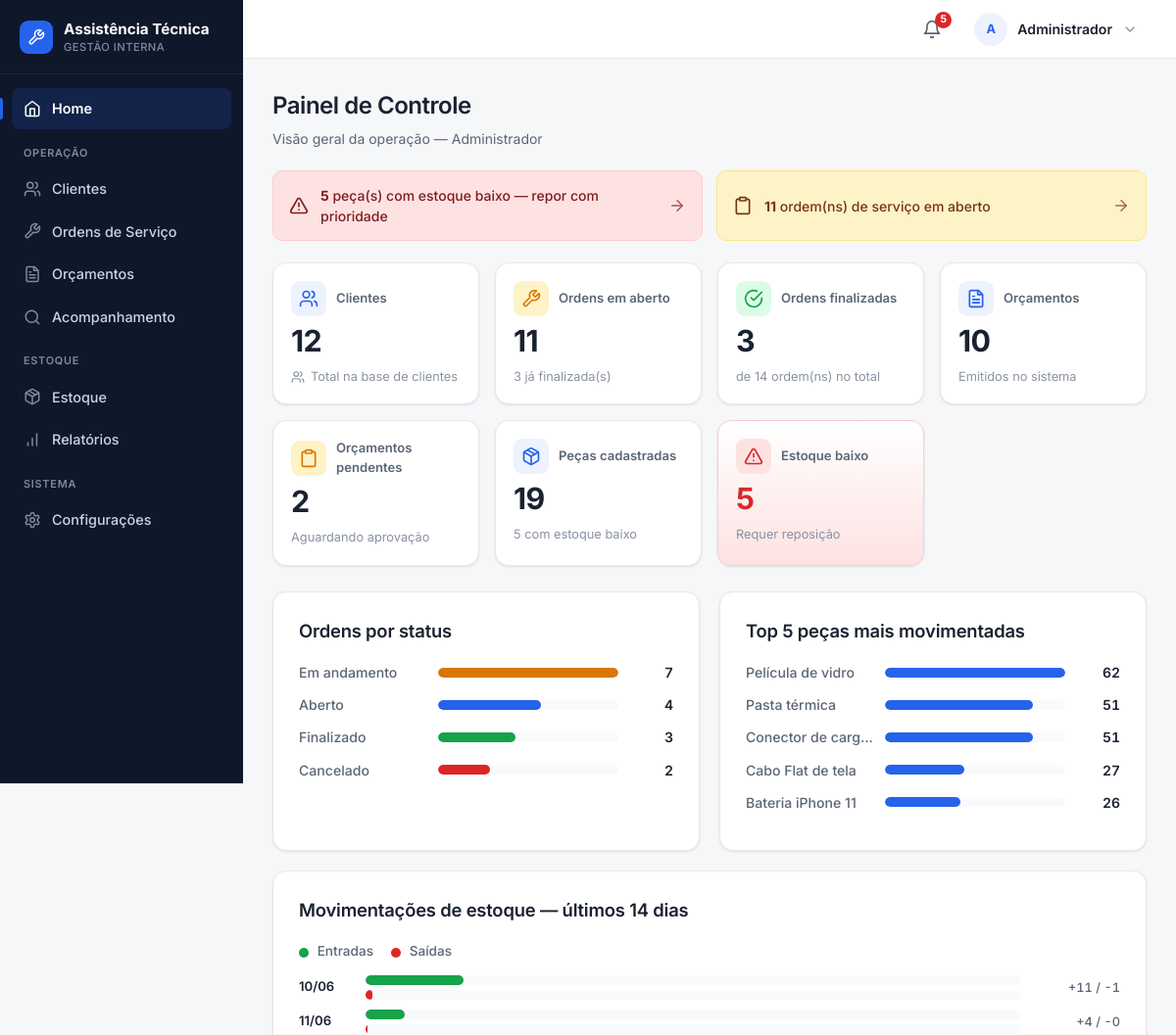
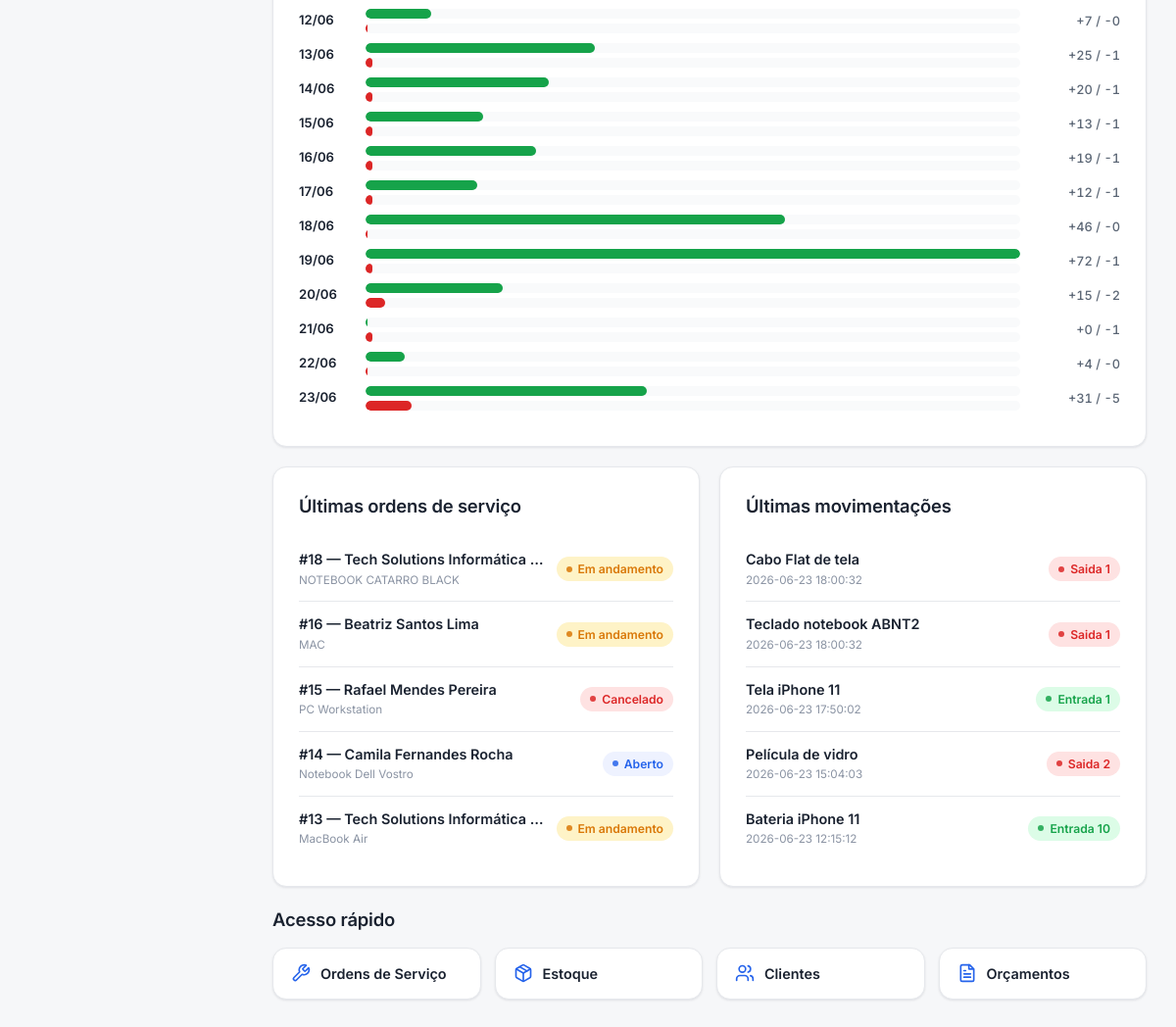
Page / (signed in) on the committed database (2 pictures, top to bottom).
### tables this page shows
CREATE TABLE pecas (
    id INTEGER PRIMARY KEY AUTOINCREMENT,
    nome TEXT NOT NULL,
    descricao TEXT,
    quantidade INTEGER NOT NULL DEFAULT 0,
    estoque_minimo INTEGER DEFAULT 1,
    preco_unitario REAL DEFAULT 0,
    fornecedor TEXT
, data_cadastro TEXT);

CREATE TABLE ordens_servico (
    ordem_id INTEGER PRIMARY KEY AUTOINCREMENT,
    cliente_id INTEGER NOT NULL,
    equipamento TEXT NOT NULL,
    problema_relatado TEXT NOT NULL,
    status TEXT NOT NULL DEFAULT 'Aberto', funcionario_id INTEGER REFERENCES funcionarios(id), data_abertura TEXT, data_finalizacao TEXT, laudo TEXT, garantia TEXT, prazo_entrega TEXT,

    FOREIGN KEY (cliente_id) REFERENCES clientes(id)
);

CREATE TABLE clientes (
    id INTEGER PRIMARY KEY AUTOINCREMENT,
    nome TEXT NOT NULL,
    cpf TEXT UNIQUE,
    telefone TEXT,
    email TEXT,
    endereco TEXT
, data_cadastro TEXT);

CREATE TABLE movimentacoes_estoque (
    id INTEGER PRIMARY KEY AUTOINCREMENT,
    peca_id INTEGER NOT NULL,
    tipo TEXT NOT NULL,
    quantidade INTEGER NOT NULL,
    data_movimentacao TEXT NOT NULL,
    observacao TEXT,

    FOREIGN KEY (peca_id) REFERENCES pecas(id)
);

### routes/home.py (the view)
@home_bp.route("/")
def home():
    db = conectar()
    total_clientes = db.execute(
        "SELECT COUNT(*) AS total FROM clientes"
    ).fetchone()["total"]
    total_pecas = db.execute(
        "SELECT COUNT(*) AS total FROM pecas"
    ).fetchone()["total"]
    total_orcamentos = db.execute(
        "SELECT COUNT(*) AS total FROM orcamentos"
    ).fetchone()["total"]
    ordens_abertas = db.execute(
        "SELECT COUNT(*) AS total FROM ordens_servico WHERE status IN (?, ?)",
        STATUS_EM_ABERTO,
    ).fetchone()["total"]
    ordens_finalizadas = db.execute(
        "SELECT COUNT(*) AS total FROM ordens_servico WHERE status = 'Finalizado'"
    ).fetchone()["total"]
    estoque_baixo = db.execute(
        "SELECT COUNT(*) AS total FROM pecas WHERE quantidade <= estoque_minimo"
    ).fetchone()["total"]
    orcamentos_pendentes = db.execute(
        "SELECT COUNT(*) AS total FROM orcamentos WHERE status = 'Pendente'"
    ).fetchone()["total"]
    indicadores = {
        "clientes": total_clientes,
        "ordens_abertas": ordens_abertas,
        "ordens_finalizadas": ordens_finalizadas,
        "orcamentos": total_orcamentos,
        "orcamentos_pendentes": orcamentos_pendentes,
        "pecas": total_pecas,
        "estoque_baixo": estoque_baixo,
    }
    linhas_status = db.execute("""
        SELECT status, COUNT(*) AS total
        FROM ordens_servico
        GROUP BY status
        ORDER BY total DESC
    """).fetchall()
    max_status = max((linha["total"] for linha in linhas_status), default=0)
    ordens_por_status = [
        {
            "rotulo": linha["status"],
            "total": linha["total"],
            "porcentagem": _porcentagem(linha["total"], max_status),
        }
        for linha in linhas_status
    ]
    linhas_mov = db.execute("""
        SELECT
            substr(data_movimentacao, 1, 10) AS dia,
            SUM(CASE WHEN tipo = 'Entrada' THEN quantidade ELSE 0 END) AS entradas,
            SUM(CASE WHEN tipo = 'Saida'   THEN quantidade ELSE 0 END) AS saidas
        FROM movimentacoes_estoque
        WHERE date(data_movimentacao) >= date('now', '-13 days')
        GROUP BY dia
        ORDER BY dia
    """).fetchall()
    max_mov = max(
        (max(linha["entradas"], linha["saidas"]) for linha in linhas_mov),
        default=0,
    )
    movimentacoes_periodo = [
        {
            "dia": linha["dia"][8:10] + "/" + linha["dia"][5:7],
            "entradas": linha["entradas"],
            "saidas": linha["saidas"],
            "pct_entradas": _porcentagem(linha["entradas"], max_mov),
            "pct_saidas": _porcentagem(linha["saidas"], max_mov),
        }
        for linha in linhas_mov
    ]
    linhas_top = db.execute("""
        SELECT p.nome AS nome, SUM(m.quantidade) AS total
        FROM movimentacoes_estoque m
        JOIN pecas p ON p.id = m.peca_id
        GROUP BY m.peca_id
        ORDER BY total DESC
        LIMIT 5
    """).fetchall()
    max_top = max((linha["total"] for linha in linhas_top), default=0)
    top_pecas = [
        {
            "nome": linha["nome"],
            "total": linha["total"],
            "porcentagem": _porcentagem(linha["total"], max_top),
        }
        for linha in linhas_top
    ]
    ultimas_ordens = db.execute("""
        SELECT
            o.ordem_id,
            o.equipamento,
            o.status,
            c.nome AS cliente_nome
        FROM ordens_servico o
        JOIN clientes c ON c.id = o.cliente_id
        ORDER BY o.ordem_id DESC
        LIMIT 5
    """).fetchall()
    ultimas_movimentacoes = db.execute("""
        SELECT
            m.tipo,
            m.quantidade,
            m.data_movimentacao,
            p.nome AS nome_peca
        FROM movimentacoes_estoque m
        JOIN pecas p ON p.id = m.peca_id
        ORDER BY m.data_movimentacao DESC
        LIMIT 5
    """).fetchall()
    db.close()
    return render_template(
        "home.html",
        indicadores=indicadores,
        ordens_por_status=ordens_por_status,
        movimentacoes_periodo=movimentacoes_periodo,
        top_pecas=top_pecas,
        ultimas_ordens=ultimas_ordens,
        ultimas_movimentacoes=ultimas_movimentacoes,
    )

### templates/home.html (shortened to what this page needs)
{% extends "base.html" %}
{% import 'partials/_icons.html' as icons %}
{% block css %}
    <link rel="stylesheet" href="{{ url_for('static', filename='css/home.css') }}">
{% endblock %}
{% block conteudo %}
{% set total_ordens = indicadores.ordens_abertas + indicadores.ordens_finalizadas %}
<div class="page-head">
    <h1>Painel de Controle</h1>
    <p>Visão geral da operação —
        {% if pode('admin') %}Administrador{% elif pode('atendente') %}Atendente{% elif pode('tecnico') %}Técnico{% endif %}</p>
</div>
{% if indicadores.estoque_baixo > 0 or indicadores.ordens_abertas > 0 %}
<div class="alertas">
    {% if indicadores.estoque_baixo > 0 and pode('admin') %}
    <a href="/estoque" class="alerta alerta--critico">
        <span class="alerta-icone">{{ icons.icon('alert-triangle', 20) }}</span>
        <span><strong>{{ indicadores.estoque_baixo }}</strong> peça(s) com estoque baixo — repor com prioridade</span>
        <span class="alerta-seta">{{ icons.icon('arrow-right', 18) }}</span>
    </a>
    {% endif %}
    {% if indicadores.ordens_abertas > 0 %}
    <a href="/ordem-servico" class="alerta alerta--aviso">
        <span class="alerta-icone">{{ icons.icon('clipboard', 20) }}</span>
        <span><strong>{{ indicadores.ordens_abertas }}</strong> ordem(ns) de serviço em aberto</span>
        <span class="alerta-seta">{{ icons.icon('arrow-right', 18) }}</span>
    </a>
    {% endif %}
</div>
{% endif %}
<section class="kpi-grid">
    {% if pode('admin', 'atendente') %}
    <a href="/cadastro" class="kpi-card">
        <span class="kpi-topo">
            <span class="kpi-icone kpi-icone--azul">{{ icons.icon('users', 20) }}</span>
            <span class="kpi-rotulo">Clientes</span>
        </span>
        <span class="kpi-valor">{{ indicadores.clientes }}</span>
        <span class="kpi-contexto">{{ icons.icon('users', 14) }} Total na base de clientes</span>
    </a>
    {% endif %}
    <a href="/ordem-servico" class="kpi-card">
        <span class="kpi-topo">
            <span class="kpi-icone kpi-icone--ambar">{{ icons.icon('wrench', 20) }}</span>
            <span class="kpi-rotulo">Ordens em aberto</span>
        </span>
        <span class="kpi-valor">{{ indicadores.ordens_abertas }}</span>
        <span class="kpi-contexto">{{ indicadores.ordens_finalizadas }} já finalizada(s)</span>
    </a>
    <a href="/ordem-servico" class="kpi-card">
        <span class="kpi-topo">
            <span class="kpi-icone kpi-icone--verde">{{ icons.icon('check-circle', 20) }}</span>
            <span class="kpi-rotulo">Ordens finalizadas</span>
        </span>
        <span class="kpi-valor">{{ indicadores.ordens_finalizadas }}</span>
        <span class="kpi-contexto">de {{ total_ordens }} ordem(ns) no total</span>
    </a>
    <a href="/orcamento" class="kpi-card">
        <span class="kpi-topo">
            <span class="kpi-icone kpi-icone--azul">{{ icons.icon('file-text', 20) }}</span>
            <span class="kpi-rotulo">Orçamentos</span>
        </span>
        <span class="kpi-valor">{{ indicadores.orcamentos }}</span>
        <span class="kpi-contexto">Emitidos no sistema</span>
    </a>
    <a href="/orcamento" class="kpi-card">
        <span class="kpi-topo">
            <span class="kpi-icone kpi-icone--ambar">{{ icons.icon('clipboard', 20) }}</span>
            <span class="kpi-rotulo">Orçamentos pendentes</span>
        </span>
        <span class="kpi-valor">{{ indicadores.orcamentos_pendentes }}</span>
        <span class="kpi-contexto">Aguardando aprovação</span>
    </a>
    <a href="/estoque" class="kpi-card">
        <span class="kpi-topo">
            <span class="kpi-icone kpi-icone--azul">{{ icons.icon('package', 20) }}</span>
            <span class="kpi-rotulo">Peças cadastradas</span>
        </span>
        <span class="kpi-valor">{{ indicadores.pecas }}</span>
        <span class="kpi-contexto">{{ indicadores.estoque_baixo }} com estoque baixo</span>
    </a>
    {% if pode('admin') %}
    <a href="/estoque" class="kpi-card {{ 'kpi-card--alerta' if indicadores.estoque_baixo > 0 else '' }}">
        <span class="kpi-topo">
            <span class="kpi-icone kpi-icone--vermelho">{{ icons.icon('alert-triangle', 20) }}</span>
            <span class="kpi-rotulo">Estoque baixo</span>
        </span>
        <span class="kpi-valor">{{ indicadores.estoque_baixo }}</span>
        <span class="kpi-contexto">
            {% if indicadores.estoque_baixo > 0 %}Requer reposição{% else %}Tudo em ordem{% endif %}
        </span>
    </a>
    {% endif %}
</section>
<section class="graficos-grid">
    <div class="container grafico-box">
        <h2>Ordens por status</h2>
        {% if ordens_por_status %}
            {% for item in ordens_por_status %}
            <div class="barra-linha">
                <span class="barra-rotulo">{{ item.rotulo }}</span>
                <span class="barra-trilho">
                    <span class="barra-preenchida status-{{ item.rotulo|lower|replace(' ', '-') }}"
                          style="width: {{ item.porcentagem }}%;"></span>
                </span>
                <span class="barra-valor">{{ item.total }}</span>
            </div>
            {% endfor %}
        {% else %}
            <p class="mensagem-vazia">Nenhuma ordem de serviço cadastrada.</p>
        {% endif %}
    </div>
    {% if pode('admin') %}
    <div class="container grafico-box">
        <h2>Top 5 peças mais movimentadas</h2>
        {% if top_pecas %}
            {% for item in top_pecas %}
            <div class="barra-linha">
                <span class="barra-rotulo" title="{{ item.nome }}">{{ item.nome }}</span>
                <span class="barra-trilho">
                    <span class="barra-preenchida barra-azul" style="width: {{ item.porcentagem }}%;"></span>
                </span>
                <span class="barra-valor">{{ item.total }}</span>
            </div>
            {% endfor %}
        {% else %}
            <p class="mensagem-vazia">Nenhuma movimentação registrada.</p>
        {% endif %}
    </div>
    {% endif %}
</section>
{% if pode('admin') %}
<section class="container grafico-box grafico-largo">
    <h2>Movimentações de estoque — últimos 14 dias</h2>
    {% if movimentacoes_periodo %}
        <div class="legenda">
            <span><span class="ponto ponto-entrada"></span> Entradas</span>
            <span><span class="ponto ponto-saida"></span> Saídas</span>
        </div>
        {% for item in movimentacoes_periodo %}
        <div class="mov-dia">
            <span class="mov-data">{{ item.dia }}</span>
            <span class="mov-barras">
                <span class="barra-trilho">
                    <span class="barra-preenchida barra-entrada" style="width: {{ item.pct_entradas }}%;"></span>
                </span>
                <span class="barra-trilho">
                    <span class="barra-preenchida barra-saida" style="width: {{ item.pct_saidas }}%;"></span>
                </span>
            </span>
            <span class="mov-valores">+{{ item.entradas }} / -{{ item.saidas }}</span>
        </div>
        {% endfor %}
    {% else %}
        <p class="mensagem-vazia">Nenhuma movimentação nos últimos 14 dias.</p>
    {% endif %}
</section>
{% endif %}
<section class="recentes-grid">
    <div class="container">
        <h2>Últimas ordens de serviço</h2>
        {% if ultimas_ordens %}
        <ul class="lista-recente">
            {% for ordem in ultimas_ordens %}
            <li>
                <div class="lista-info">
                    <strong>#{{ ordem.ordem_id }} — {{ ordem.cliente_nome }}</strong>
                    <small>{{ ordem.equipamento }}</small>
                </div>
                <span class="status status-{{ ordem.status|lower|replace(' ', '-') }}">{{ ordem.status }}</span>
            </li>
            {% endfor %}
        </ul>
        {% else %}
        <p class="mensagem-vazia">Nenhuma ordem registrada.</p>
        {% endif %}
    </div>
    {% if pode('admin') %}
    <div class="container">
        <h2>Últimas movimentações</h2>
        {% if ultimas_movimentacoes %}
        <ul class="lista-recente">
            {% for mov in ultimas_movimentacoes %}
            <li>
                <div class="lista-info">
                    <strong>{{ mov.nome_peca }}</strong>
                    <small>{{ mov.data_movimentacao }}</small>
                </div>
                <span class="status {{ 'aprovado' if mov.tipo == 'Entrada' else 'recusado' }}">
                    {{ mov.tipo }} {{ mov.quantidade }}
                </span>
            </li>
            {% endfor %}
        </ul>
        {% else %}
        <p class="mensagem-vazia">Nenhuma movimentação registrada.</p>
        {% endif %}
    </div>
    {% endif %}
</section>
<section class="acesso-rapido">
    <h2>Acesso rápido</h2>
    <div class="atalhos">
        <a href="/ordem-servico" class="atalho">{{ icons.icon('wrench', 20) }} Ordens de Serviço</a>
        <a href="/estoque" class="atalho">{{ icons.icon('package', 20) }} Estoque</a>
        {% if pode('admin', 'atendente') %}
        <a href="/cadastro" class="atalho">{{ icons.icon('users', 20) }} Clientes</a>
        {% endif %}
        <a href="/orcamento" class="atalho">{{ icons.icon('file-text', 20) }} Orçamentos</a>
    </div>
</section>
{% endblock %}

### rows in the picture
pecas: nome "Película de vidro", {{ item.porcentagem }} 100 (drawn), total "62"
pecas: nome "Pasta térmica", {{ item.porcentagem }} 82 (drawn), total "51"
pecas: nome "Cabo Flat de tela", {{ item.porcentagem }} 44 (drawn), total "27"
pecas: nome "Bateria iPhone 11", {{ item.porcentagem }} 42 (drawn), total "26"
ordens_servico: ordem_id "18", cliente_nome "Tech Solutions Informática…", equipamento "NOTEBOOK CATARRO BLACK", status "Em andamento"
ordens_servico: ordem_id "16", cliente_nome "Beatriz Santos Lima", equipamento "MAC", status "Em andamento"
ordens_servico: ordem_id "15", cliente_nome "Rafael Mendes Pereira", equipamento "PC Workstation", status "Cancelado"
ordens_servico: ordem_id "14", cliente_nome "Camila Fernandes Rocha", equipamento "Notebook Dell Vostro", status "Aberto"
ordens_servico: ordem_id "13", cliente_nome "Tech Solutions Informática…", equipamento "MacBook Air", status "Em andamento"
movimentacoes_estoque: nome_peca "Cabo Flat de tela", data_movimentacao "2026-06-23 18:00:32", tipo "Saida", quantidade "1"
movimentacoes_estoque: nome_peca "Teclado notebook ABNT2", data_movimentacao "2026-06-23 18:00:32", tipo "Saida", quantidade "1"
movimentacoes_estoque: nome_peca "Tela iPhone 11", data_movimentacao "2026-06-23 17:50:02", tipo "Entrada", quantidade "1"
movimentacoes_estoque: nome_peca "Película de vidro", data_movimentacao "2026-06-23 15:04:03", tipo "Saida", quantidade "2"
movimentacoes_estoque: nome_peca "Bateria iPhone 11", data_movimentacao "2026-06-23 12:15:12", tipo "Entrada", quantidade "10"

### other values in the picture
{{ alerta_estoque_baixo }} "5"
{{ iniciais }} "A"
{{ nome_usuario }} "Administrador"
{{ indicadores.estoque_baixo }} "5"
{{ indicadores.ordens_abertas }} "11"
{{ indicadores.clientes }} "12"
{{ indicadores.ordens_finalizadas }} "3"
{{ total_ordens }} "14"
{{ indicadores.orcamentos }} "10"
{{ indicadores.orcamentos_pendentes }} "2"
{{ indicadores.pecas }} "19"
{{ item.rotulo }} "Em andamento" "Aberto" "Finalizado" "Cancelado"
{{ item.total }} "7" "4" "3" "2"
{{ item.nome }} "Conector de carg…"
{{ item.total }} "51"
